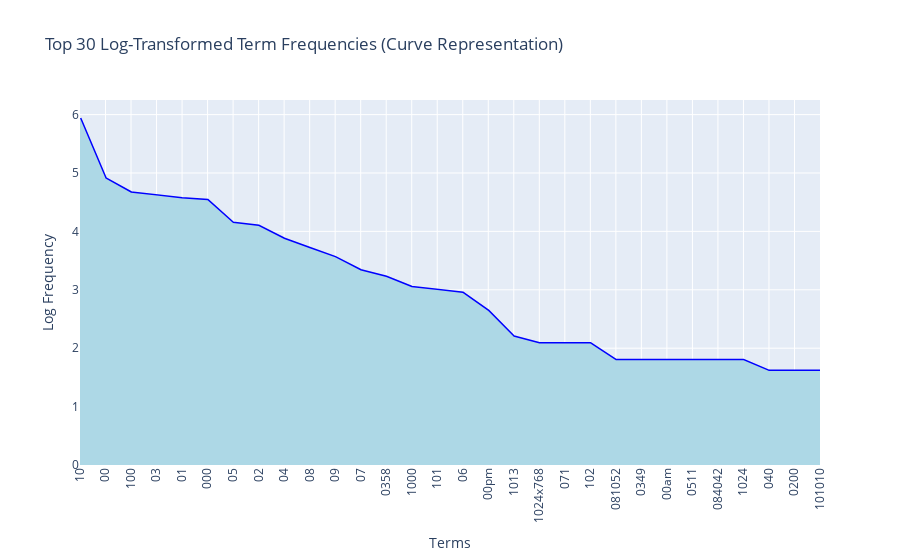

Source (notebook cell):
### Markdown cell above
### >>> **Exercise 15 (take home):** 
You can copy the code from the previous exercise and change the 'term_frequencies' variable for the 'term_frequencies_log', comment about the differences that you observe and talk about other possible insights that we can get from a log distribution.

### Code cell
# Answer here
import numpy as np
import pandas as pd
import plotly.graph_objects as go

# Logarithmic transformation of term frequencies
term_frequencies_log = np.log1p(term_frequencies)  # Use np.log1p to avoid log(0) issues

# Create a new DataFrame for the log-transformed frequencies
data_log = {
    'Term': count_vect.get_feature_names_out()[:300],
    'Frequency': term_frequencies_log[:300]
}
df_log = pd.DataFrame(data_log)

# Sort terms by log-transformed frequency in descending order
df_sorted_log = df_log.sort_values(by='Frequency', ascending=False)

# Select top 30 terms
df_top30_log = df_sorted_log.head(30)

# Create the x and y data for the log-transformed data
x_log = df_top30_log['Term']
y_log = df_top30_log['Frequency']

# Create the figure for log-transformed data
fig_log = go.Figure()

# Add the line for the term frequencies (log-transformed)
fig_log.add_trace(go.Scatter(x=x_log, y=y_log, mode='lines', line=dict(color='blue', width=3), name='Log Frequency'))

# Add shaded region (log-transformed data)
fig_log.add_trace(go.Scatter(x=x_log, y=y_log, fill='tozeroy', mode='none', fillcolor='lightblue', name='Shaded Area'))

# Update layout to resemble the previous chart's style
fig_log.update_layout(
    title="Top 30 Log-Transformed Term Frequencies (Curve Representation)",
    xaxis_title="Terms",
    yaxis_title="Log Frequency",
    showlegend=False,
    xaxis_tickangle=-90  # Rotate x-axis labels for better readability
)

# Show the figure for log-transformed data
fig_log.show()

### Figure 1 — Plotly figure (JSON) as saved in the notebook; plotly's stock layout.template omitted (floating-point values rounded to 4 significant figures)
{"data": [{"line": {"color": "blue", "width": 3}, "mode": "lines", "name": "Log Frequency", "type": "scatter", "x": ["10", "00", "100", "03", "01", "000", "05", "02", "04", "08", "09", "07", "0358", "1000", "101", "06", "00pm", "1013", "1024x768", "071", "102", "081052", "0349", "00am", "0511", "084042", "1024", "040", "0200", "101010"], "y": [5.938, 4.905, 4.663, 4.615, 4.564, 4.533, 4.143, 4.094, 3.871, 3.714, 3.555, 3.332, 3.219, 3.045, 2.996, 2.944, 2.639, 2.197, 2.079, 2.079, 2.079, 1.792, 1.792, 1.792, 1.792, 1.792, 1.792, 1.609, 1.609, 1.609]}, {"fill": "tozeroy", "fillcolor": "lightblue", "mode": "none", "name": "Shaded Area", "type": "scatter", "x": ["10", "00", "100", "03", "01", "000", "05", "02", "04", "08", "09", "07", "0358", "1000", "101", "06", "00pm", "1013", "1024x768", "071", "102", "081052", "0349", "00am", "0511", "084042", "1024", "040", "0200", "101010"], "y": [5.938, 4.905, 4.663, 4.615, 4.564, 4.533, 4.143, 4.094, 3.871, 3.714, 3.555, 3.332, 3.219, 3.045, 2.996, 2.944, 2.639, 2.197, 2.079, 2.079, 2.079, 1.792, 1.792, 1.792, 1.792, 1.792, 1.792, 1.609, 1.609, 1.609]}], "layout": {"autosize": true, "showlegend": false, "title": {"text": "Top 30 Log-Transformed Term Frequencies (Curve Representation)"}, "xaxis": {"autorange": true, "range": [0, 29], "tickangle": -90, "title": {"text": "Terms"}, "type": "category"}, "yaxis": {"autorange": true, "range": [0, 6.25], "title": {"text": "Log Frequency"}, "type": "linear"}}}
